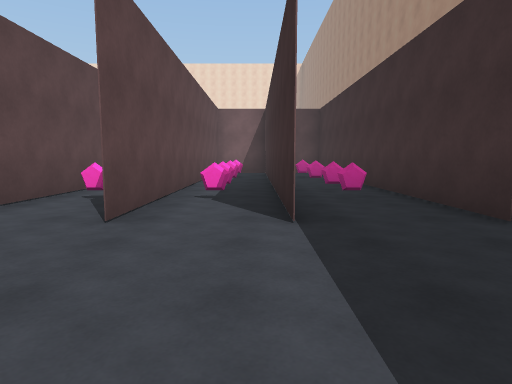
View 1 (above)

17 first-person views from a walk through a 3-D level made in the Unity game engine. The camera is 1.3 m above the floor, tilts 6° down and sees 75° across. The floor is counted in squares, 2 m on a side. Each view is taken from the middle of a square. On the plan, view 1 faces up. The plan holds only what a view shows up to about 10 squares ahead; the rest is blank. The place goes on beyond the plan. The player character is not drawn.

View 2
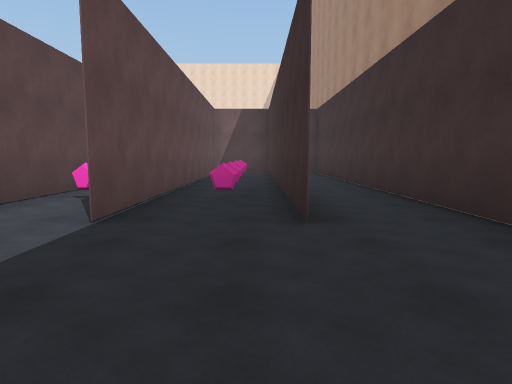

View 3
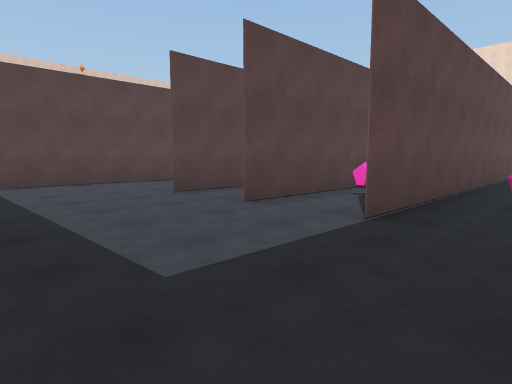

View 4
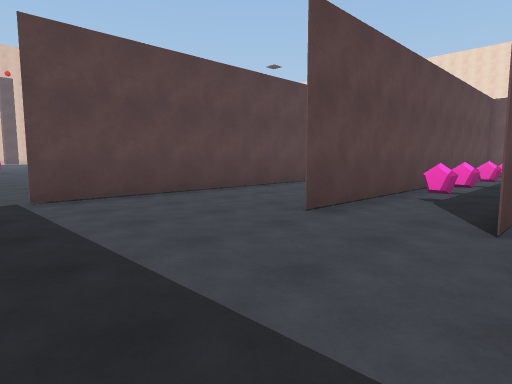

View 5
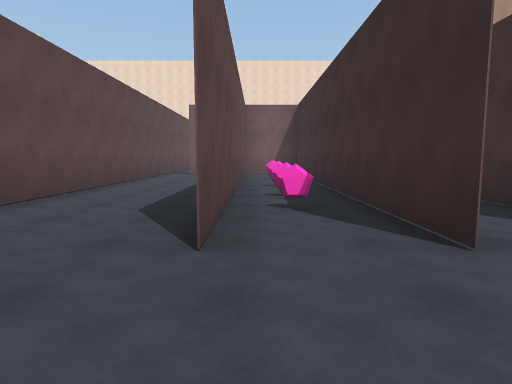

View 6
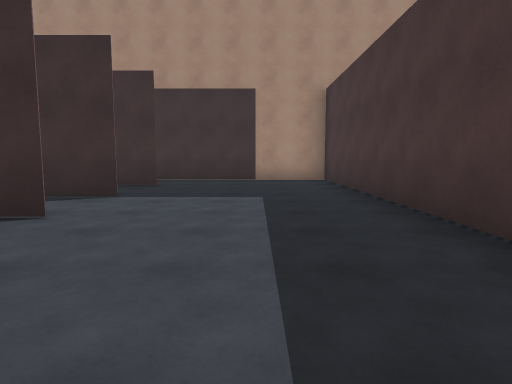

View 7
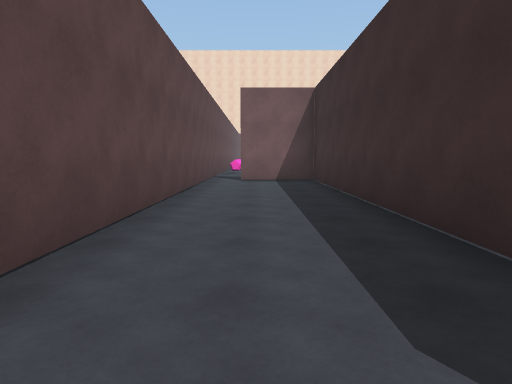

View 8
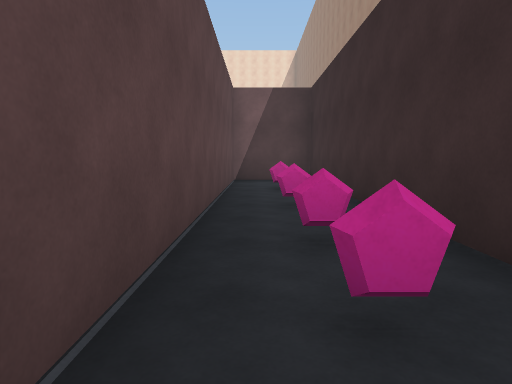

View 9
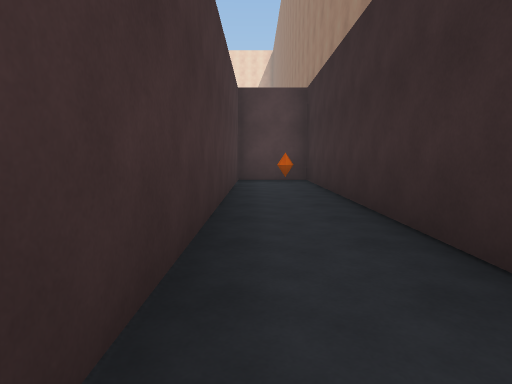

View 10
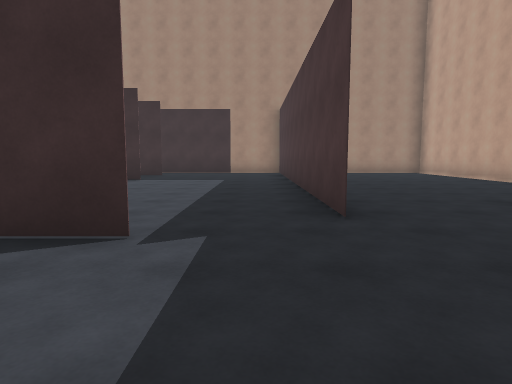

View 11
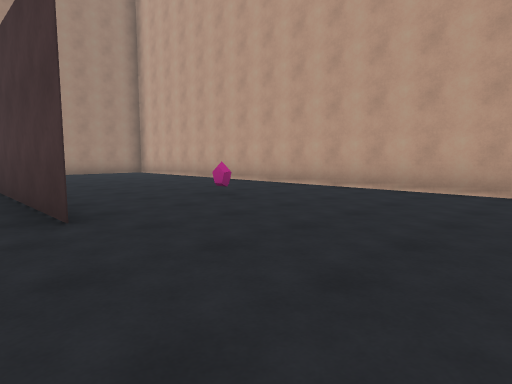

View 12
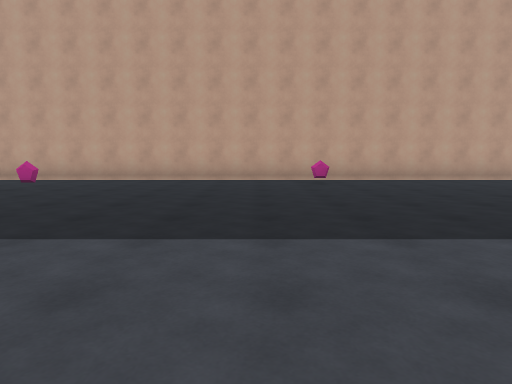

View 13
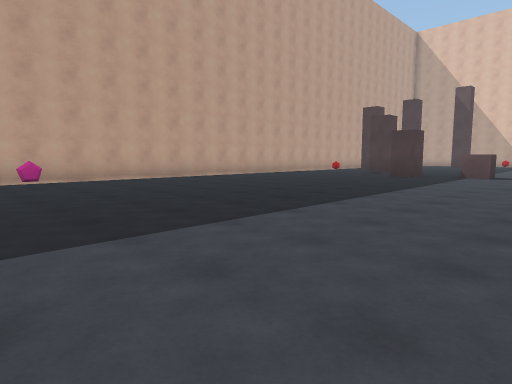

View 14
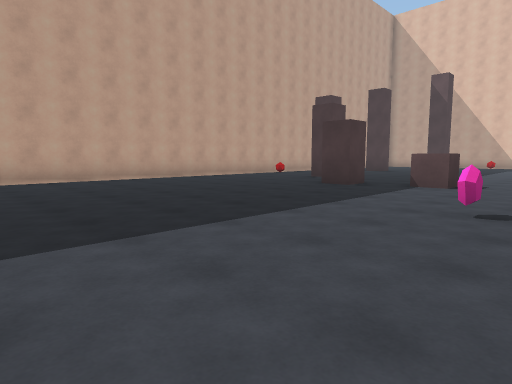

View 15
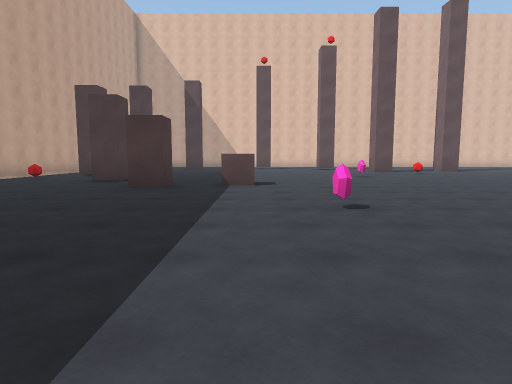

View 16
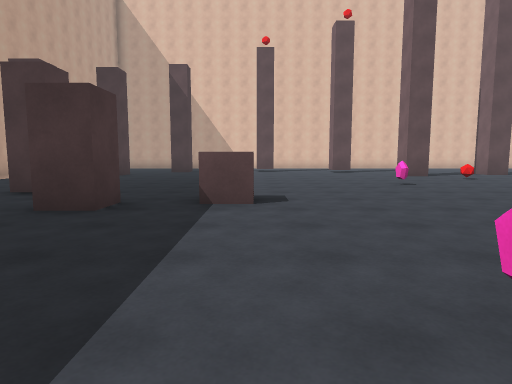

View 17
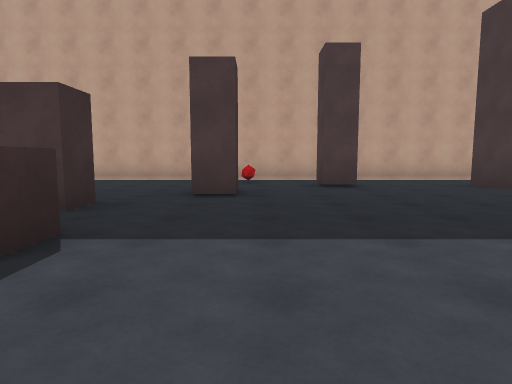

### Floor plan
Points are (right, up) in squares from view 1. A wall is a line through its corners. A room is listed if a view was taken in it or the views show most of it. See-through windows are left out.
Room 1 (views 1, 2, 3, 4, 5, 6, 7, 8, 9)
walls: (-3.4, 6) (-3.4, 13.3) (-5.5, 13.3); (2.5, 3.1) (2.5, 13.2) (2.5, 4.5); (-1.5, 10) (-1.5, 3.1) (-1.5, 11); (-5.6, -0.9) (4.4, -0.9) (4.4, 13.3) (0.4, 13.3) (0.4, 3.1) (0.4, 9.4); (-3.4, 11.9) (-3.4, 3.1); (-6.4, 14.1) (-6.4, 1)
ways out: opening at (-6, 0.5) to room 2
objects: other object (-2, 5); other object (-2, 7); other object (-2, 8); other object (-2, 11); other object (1, 5); other object (1, 7); other object (1, 8); other object (1, 11)
Room 2 (views 10, 11, 12, 13, 14, 15, 16, 17)
walls: (-21.3, 0.1) (-21.3, 1) (-20.6, 1) (-20.6, 0.1); (-20.7, -1.8) (-20.7, -0.9) (-20, -0.9) (-20, -1.8); (-22.7, -3.4) (-22.7, -2.6) (-21.9, -2.6) (-21.9, -3.4); (-25.2, -4.3) (-24.5, -4.3) (-24.5, -5.1); (-28.2, -3.7) (-27.8, -3.7) (-27.8, -4.5); (-6.4, 1) (-6.4, 2.1); (-29.2, -6.6) (1.1, -6.6)
ways out: opening at (-6, 0.5) to room 1
objects: other object (-26, 7); other object (-24, 4); other object (-23, -5); other object (-17, 2); other object (-11, -5); other object (-4, -4)

Positions as (right, up) in squares from view 1, and headings:
1: (0, 0), facing up
2: (2, 0), facing up
3: (2, 0), facing up-left
4: (-1, 0), facing up-left
5: (-3, 1), facing up
6: (-5, 1), facing right
7: (-5, 4), facing up
8: (1, 4), facing up
9: (3, 4), facing up
10: (-9, 0), facing right
11: (-9, 0), facing down-right
12: (-9, 3), facing down
13: (-9, 3), facing down-left
14: (-13, 3), facing down-left
15: (-13, 1), facing left
16: (-16, 1), facing left
17: (-23, 3), facing down
